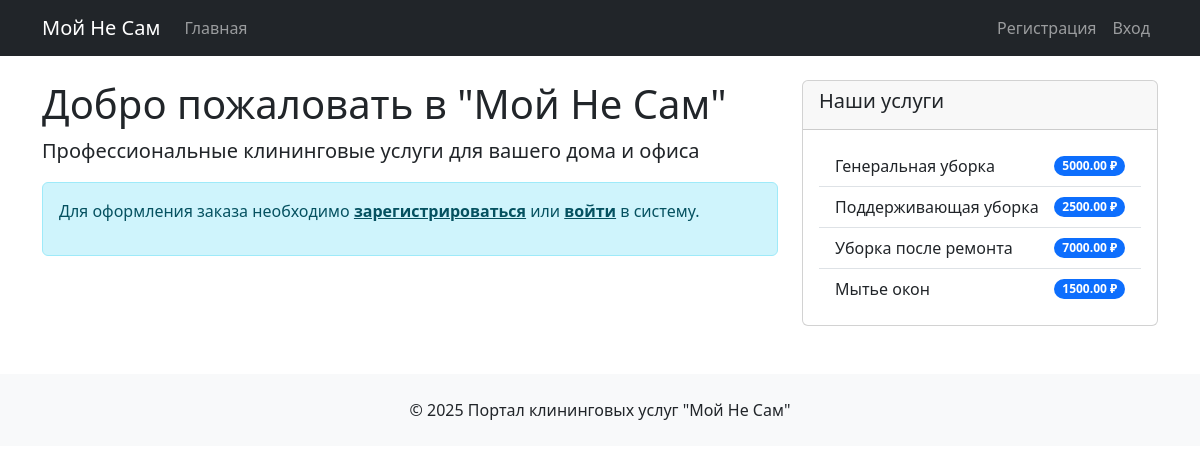
The page / on the database its author committed.
### tables this page shows
CREATE TABLE `services` (
  `id` int NOT NULL,
  `name` varchar(100) NOT NULL,
  `description` text,
  `price` decimal(10,2) NOT NULL,
  `duration` int NOT NULL COMMENT 'Duration in minutes'
);

### includes/auth.php (called while the page is built, shortened)
<?php
function isLoggedIn() {
    return isset($_SESSION['user_id']);
}
?>

### includes/functions.php (called while the page is built, shortened)
<?php
function getServices() {
    global $pdo;
    $stmt = $pdo->query("SELECT * FROM services");
    return $stmt->fetchAll();
}
?>

### index.php (the view, shortened to what this page needs)
<?php
$services = getServices();
include 'templates/header.php';
?>
<div class="row">
    <div class="col-md-8">
        <h1>Добро пожаловать в "Мой Не Сам"</h1>
        <p class="lead">Профессиональные клининговые услуги для вашего дома и офиса</p>
        <?php if (!isLoggedIn()): ?>
        <div class="alert alert-info">
            <p>Для оформления заказа необходимо <a href="register.php" class="alert-link">зарегистрироваться</a> или <a href="login.php" class="alert-link">войти</a> в систему.</p>
        </div>
        <?php endif; ?>
    </div>
    <div class="col-md-4">
        <div class="card">
            <div class="card-header">
                <h5 class="card-title">Наши услуги</h5>
            </div>
            <div class="card-body">
                <ul class="list-group list-group-flush">
                    <?php foreach ($services as $service): ?>
                    <li class="list-group-item d-flex justify-content-between align-items-center">
                        <?= htmlspecialchars($service['name']) ?>
                        <span class="badge bg-primary rounded-pill"><?= $service['price'] ?> ₽</span>
                    </li>
                    <?php endforeach; ?>
                </ul>
            </div>
        </div>
    </div>
</div>
<?php
include 'templates/footer.php';
?>

### rows shown on the page
services: name "Генеральная уборка", price "5000.00"
services: name "Поддерживающая уборка", price "2500.00"
services: name "Уборка после ремонта", price "7000.00"
services: name "Мытье окон", price "1500.00"
